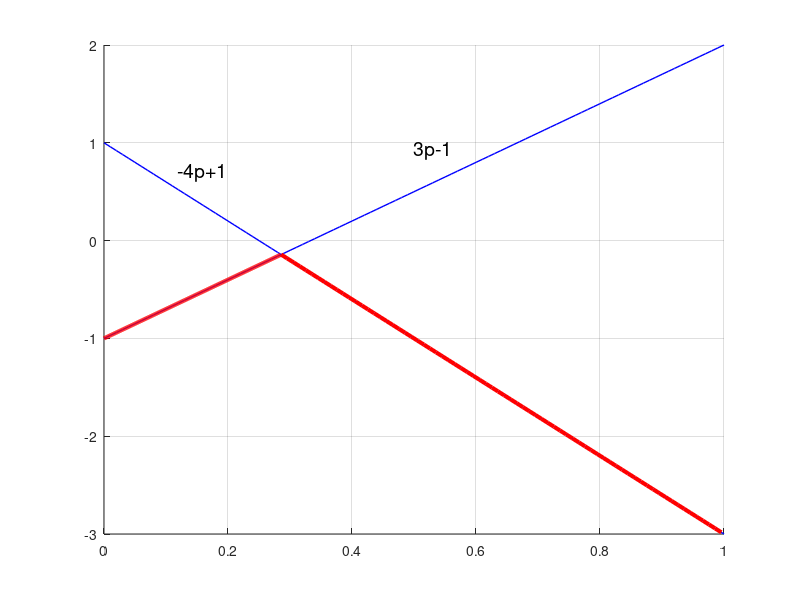

MATLAB code to generate this figure:
#GRAFICA AL FINAL NO USADA
cla reset
x=0:0.01:1;
y1=-4*x+1;
y2=3*x-1;
hold on;
p1 = plot(x,y1);
p2 = plot(x,y2);

set(p1,'Color','blue','LineWidth',1)
set(p2,'Color','blue','LineWidth',1)

z=0:0.001:2/7;
pp1=plot(z,3*z-1);
set(pp1,'Color','red','LineWidth',3)
z=2/7:0.01:1;
pp2=plot(z,-4*z+1);
set(pp2,'Color','red','LineWidth',3)

x1 = 0.11; y1 = 0.7; txt1 = ' -4p+1'; text(x1,y1,txt1,'FontSize',14)
x1 = 0.5; y1 = 0.93; txt1 = '3p-1'; text(x1,y1,txt1,'FontSize',14)
axis("auto")
grid('on')